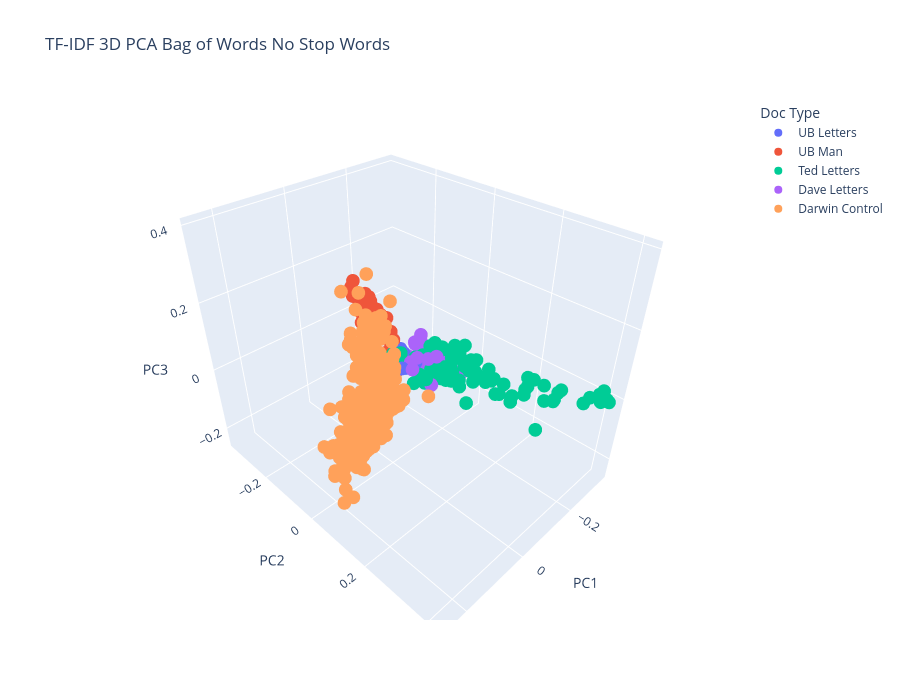

This figure's notebook cell:
### Markdown cell above
## Plot 1
In this first plot we run a TF-IDF algorithm over the words while at the same time removing stop words. Stop words include filler words such as "the" and "is". The was this algorithm works is by counting the frequency of each word in the document and scaling it by its inverse document frequency. Inverse document frequency simply punishes words commonly appear in the entire corpus. Finally, we are left with a 5000 parameter array. We can't visualize 5000 dimension, so we squeeze this down to 3 dimensions by using principal component analysis. It basically takes a bunch of dimensions and correlates them together.

### Code cell
def clean(text):
    text = text.lower()
    tokens = text.split()
    return " ".join(tokens)


df["cleanTxt"] = df["rawTxt"].apply(clean)

# TF-IDF TO 3D PCA
# good for content similarity
# https://www.geeksforgeeks.org/machine-learning/understanding-tf-idf-term-frequency-inverse-document-frequency/
# https://www.ibm.com/think/topics/principal-component-analysis
X = TfidfVectorizer(max_features=5000, stop_words="english").fit_transform(
    df["cleanTxt"]
)

pca = PCA(n_components=3)
pcs = pca.fit_transform(X.toarray())

df["PC1"] = pcs[:, 0]
df["PC2"] = pcs[:, 1]
df["PC3"] = pcs[:, 2]

fig = px.scatter_3d(
    df,
    x="PC1",
    y="PC2",
    z="PC3",
    color="Doc Type", height=700,
    title="TF-IDF 3D PCA Bag of Words No Stop Words",
)

fig.show()
